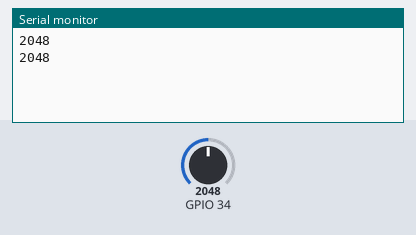
A sketch run on a simulated ESP32. Parts: the last lines printed to the serial monitor. The inputs (shaded band) are chosen by the test bench; at power-on: GPIO 34 = 2048 (analog values on the 0–4095 scale).

Above: at 1.8 s.
1.9 s: GPIO 34 set to 2866
At 2.7 s:
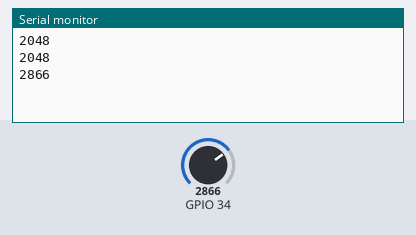
3.4 s: GPIO 34 set to 3603
At 4.8 s:
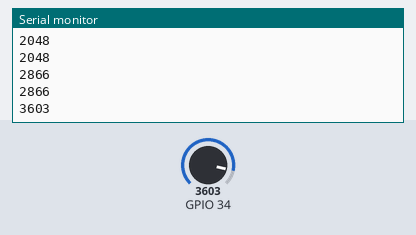
Timing chart, 0 to 6.4 s (numbered marks = the images above; inputs shaded):
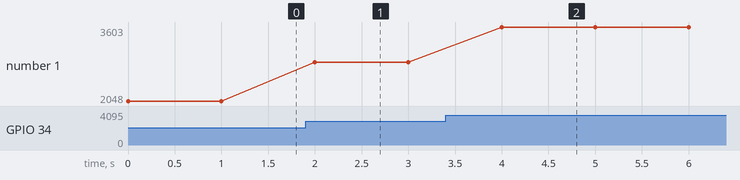

The sketch:

003_potentiometer_with_esp32.ino
```cpp
// 12 bit resolution 2^12 = 4096, (0-4095)
// 10 bit resolution 2^10 = 1024, (0-1023)

void setup() {
  // put your setup code here, to run once:
Serial.begin(115200);
pinMode(34,INPUT);
}

void loop() {
  // put your main code here, to run repeatedly:
analogReadResolution(12);
int x = analogRead(34);
Serial.println(x);
delay(1000);
}
```

Measured:
- after the input at 1.9 s, the serial monitor: prints a new line after 0.10 s (image 1)
- after the input at 3.4 s, the serial monitor: prints a new line after 0.60 s (image 2)
- plotted number 1: 2048 → 2866 after the input at 1.9 s, 2866 → 3603 after the input at 3.4 s
